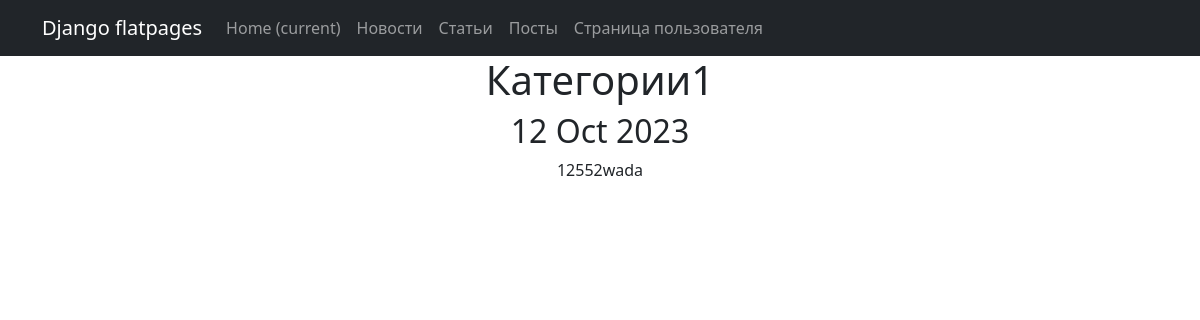
The app's page /posts/52 with its own data.
### News/models.py (models this page shows, shortened)
class Post(models.Model):
    author = models.ForeignKey(Author, on_delete=models.CASCADE)
    type = models.BooleanField()
    time_create = models.DateTimeField(auto_now_add=True)
    category = models.ManyToManyField(Category, through='PostCategory')
    title = models.CharField(max_length=100)
    text = models.TextField()
    mat_rating = models.IntegerField(default=0)

### News/views.py (the view)
# urls.py: path('posts/<int:pk>', PostDetail.as_view(), name='post_detail'),
class PostDetail(DetailView):
    model = Post
    template_name = 'post.html'
    context_object_name = 'post'
    def get_object(self, *args, **kwargs):  # переопределяем метод получения объекта, как ни странно
        obj = cache.get(f'post-{self.kwargs["pk"]}',
                        None)  # кэш очень похож на словарь, и метод get действует так же. Он забирает значение по ключу, если его нет, то забирает None.
        if not obj:
            obj = super().get_object(queryset=self.queryset)
            cache.set(f'post-{self.kwargs["pk"]}', obj)
        return obj

### News/templatetags/custom_filters.py (called while the page is built)
@register.filter()
def censor(text: str):
    censor_list = [
        'убить',
        'уничтожить',
        'ненавижу',
    ]
    words_list = text.split(' ')
    for i, word in enumerate(words_list):
        if word in censor_list:
            words_list[i] = ''.join([word[0], '*' * (len(word) - 1)])
    words_list = ' '.join(words_list)
    return words_list

### templates/post.html (shortened to what this page needs)
{% extends 'flatpages/default.html' %}
{% load custom_filters %}
{% block content %}
    <h1>{{ post.title|censor }}</h1>
    <h2>{{ post.time_create|date:'d M Y' }}</h2>
    <p>{{ post.text|censor }}</p>
{% endblock content %}

### records on screen
Post: title|censor "Категории1", time_create "12 Oct 2023", text|censor "12552wada"
